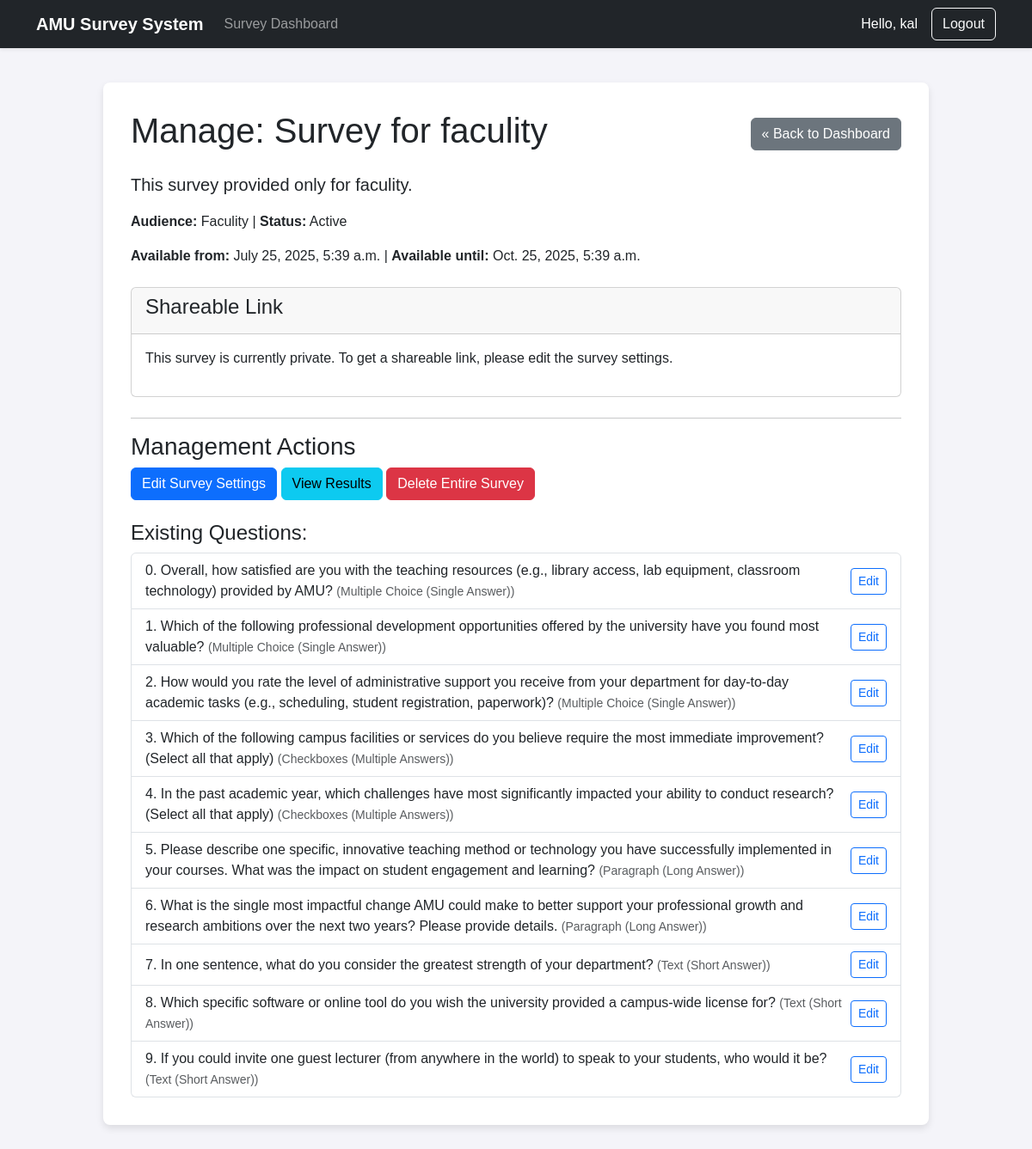
The app's page /surveys/survey/1/ (signed in) with its own data.
### users/models.py (models this page shows)
class CustomUser(AbstractUser):
    pass # You can leave it as pass or add other fields later.

### surveys/models.py (models this page shows, shortened)
class Survey(models.Model):
    start_date = models.DateTimeField(null=True, blank=True, help_text="Optional: The survey will become available on this date/time.")
    end_date = models.DateTimeField(null=True, blank=True, help_text="Optional: The survey will close on this date/time.")
    class RespondentType(models.TextChoices):
        STUDENT = 'STUDENT', 'Student'
        FACULITY = 'FACULITY', 'Faculity'
        STAFF = 'STAFF', 'Staff'
        SURVEY_CREATOR = 'SURVEY_CREATOR', 'Survey Creator'
        OTHER = 'OTHER', 'Other Community Member'
        ALL = 'ALL', 'All Respondents'
    title = models.CharField(max_length=200, help_text="The title of the survey.")
    description = models.TextField(blank=True, default='', help_text="A description or instructions for the survey.")
    creator = models.ForeignKey(settings.AUTH_USER_MODEL, on_delete=models.CASCADE, related_name="created_surveys")
    target_audience = models.CharField(max_length=20, choices=RespondentType.choices, default=RespondentType.ALL, help_text="Choose who is eligible to take this survey.")
    created_at = models.DateTimeField(default=timezone.now)
    is_active = models.BooleanField(default=True, help_text="Uncheck this to close the survey to new responses.")
    public_id = models.UUIDField(
        default=uuid.uuid4,
        editable=False,
        unique=True,
        help_text="The unique public identifier for the shareable link."
    )
    is_public = models.BooleanField(
        default=False,
        help_text="Enable this to make the survey accessible via the public shareable link."
    )
    class Meta:
        ordering = ['-created_at']

class Question(models.Model):
    class QuestionType(models.TextChoices):
        TEXT = 'TEXT', 'Text (Short Answer)'
        TEXTAREA = 'TEXTAREA', 'Paragraph (Long Answer)'
        CHOICE = 'CHOICE', 'Multiple Choice (Single Answer)'
        MULTIPLE_CHOICE = 'MULTICHOICE', 'Checkboxes (Multiple Answers)'
        RATING = 'RATING', 'Rating (1-5)'
    survey = models.ForeignKey(Survey, on_delete=models.CASCADE, related_name='questions')
    text = models.CharField(max_length=255)
    question_type = models.CharField(
        max_length=20,
        choices=QuestionType.choices,
        default=QuestionType.TEXT,
        help_text="Choose the type of answer you expect."
    )
    order = models.PositiveIntegerField(default=0, help_text="Determines the order in which questions appear.")
    class Meta:
        ordering = ['survey', 'order']

### surveys/views.py (the view)
# urls.py: path('survey/<int:pk>/', views.SurveyDetailView.as_view(), name='survey-detail'),
class SurveyDetailView(LoginRequiredMixin, UserPassesTestMixin, DetailView):
    model = Survey
    template_name = 'surveys/survey_detail.html'
    def test_func(self):
        return self.request.user == self.get_object().creator or self.request.user.is_superuser
    def get_context_data(self, **kwargs):
        context = super().get_context_data(**kwargs)
        context['is_creator'] = self.request.user == self.get_object().creator or self.request.user.is_superuser
        return context

### templates/surveys/survey_detail.html (shortened to what this page needs)
{% extends 'base.html' %}
{% block content %}
  <div class="d-flex justify-content-between align-items-center mb-3">
    <h1>Manage: {{ object.title }}</h1>
    <a href="{% url 'surveys:survey-list' %}" class="btn btn-secondary">« Back to Dashboard</a>
  </div>
  <p class="lead">{{ object.description }}</p>
  <p>
    <strong>Audience:</strong> {{ object.get_target_audience_display }} |
    <strong>Status:</strong> {% if object.is_active %}Active{% else %}Inactive{% endif %}
  </p>
  <p>
    <strong>Available from:</strong> {{ object.start_date|default:"(Not set)" }} |
    <strong>Available until:</strong> {{ object.end_date|default:"(Not set)" }}
  </p>
  <div class="card my-4">
    <div class="card-header"><h4>Shareable Link</h4></div>
    <div class="card-body">
        {% if object.is_public %}
            <p>This survey is public. You can share the link below with respondents.</p>
            <div class="input-group">
                <input type="text" class="form-control" value="{{ request.scheme }}://{{ request.get_host }}{% url 'surveys:survey-public-take' public_id=object.public_id %}" id="shareableLink" readonly>
                <button class="btn btn-outline-secondary" type="button" onclick="copyLink()">Copy Link</button>
            </div>
            <small id="copySuccess" class="text-success mt-2" style="display: none;">Link copied to clipboard!</small>
        {% else %}
            <p>This survey is currently private. To get a shareable link, please edit the survey settings.</p>
        {% endif %}
    </div>
  </div>
  <hr>
  <h3>Management Actions</h3>
  <a href="{% url 'surveys:survey-update' pk=object.pk %}" class="btn btn-primary">Edit Survey Settings</a>
  <a href="{% url 'surveys:survey-results' pk=object.pk %}" class="btn btn-info">View Results</a>
  <a href="{% url 'surveys:survey-delete' pk=object.pk %}" class="btn btn-danger">Delete Entire Survey</a>
  <h4 class="mt-4">Existing Questions:</h4>
  <div class="list-group">
    {% for question in object.questions.all %}
      <div class="list-group-item d-flex justify-content-between align-items-center">
        <span>{{ question.order }}. {{ question.text }} <small class="text-muted">({{ question.get_question_type_display }})</small></span>
        <a href="{% url 'surveys:question-edit' pk=question.pk %}" class="btn btn-sm btn-outline-primary">Edit</a>
      </div>
    {% empty %}
      <p class="mt-2">This survey has no questions yet.</p>
    {% endfor %}
  </div>
{% endblock %}

### templates/base.html (shortened to what this page needs)
{% load static %}
<!DOCTYPE html>
<html lang="en">
<head>
    <link href="https://cdn.jsdelivr.net/npm/bootstrap@5.3.3/dist/css/bootstrap.min.css" rel="stylesheet">
</head>
<body>
    <nav class="navbar navbar-expand-lg navbar-dark bg-dark shadow-sm">
        <div class="container">
            <a class="navbar-brand" href="{% url 'home' %}"><strong>AMU Survey System</strong></a>
            <div class="collapse navbar-collapse">
                <ul class="navbar-nav me-auto">
                    <li class="nav-item">
                        <a class="nav-link" href="{% url 'surveys:survey-list' %}">Survey Dashboard</a>
                    </li>
                </ul>
            </div>
            <div class="ms-auto d-flex align-items-center">
                {% if user.is_authenticated %}
                    <span class="navbar-text me-3 text-white">
                        Hello, {{ user.username }}
                    </span>
                    <form action="{% url 'logout' %}" method="post" style="display: inline;">
                        <button type="submit" class="btn btn-outline-light">Logout</button>
                    </form>
                {% else %}
                    <a href="{% url 'login' %}" class="btn btn-outline-light me-2">Login</a>
                    <a href="{% url 'register' %}" class="btn btn-light">Register</a>
                {% endif %}
            </div>
        </div>
    </nav>
    <main>
        <div class="content-box">
            {% block content %}
            {% endblock %}
        </div>
    </main>
</body>
</html>

### templates/base.html (style rules this page uses)
body { font-family: sans-serif; background-color: #f4f4f9; margin: 0; }
.content-box { background-color: white; padding: 2rem; border-radius: 0.5rem; margin: 40px auto; max-width: 960px; box-shadow: 0 4px 8px rgba(0,0,0,0.1); }

### records on screen
CustomUser: username "kal"
Survey: title "Survey for faculity", description "This survey provided only for faculity.", target_audience "Faculity", start_date "July 25, 2025, 5:39 a.m.", end_date "Oct. 25, 2025, 5:39 a.m."
Question: order "0", text "Overall, how satisfied are you with the teaching resources (e.g., library access, lab equipment, classroom technology) provided by AMU?", question_type "Multiple Choice (Single Answer)"
Question: order "1", text "Which of the following professional development opportunities offered by the university have you found most valuable?", question_type "Multiple Choice (Single Answer)"
Question: order "2", text "How would you rate the level of administrative support you receive from your department for day-to-day academic tasks (e.g., scheduling, student registration, paperwork)?", question_type "Multiple Choice (Single Answer)"
Question: order "3", text "Which of the following campus facilities or services do you believe require the most immediate improvement? (Select all that apply)", question_type "Checkboxes (Multiple Answers)"
Question: order "4", text "In the past academic year, which challenges have most significantly impacted your ability to conduct research? (Select all that apply)", question_type "Checkboxes (Multiple Answers)"
Question: order "5", text "Please describe one specific, innovative teaching method or technology you have successfully implemented in your courses. What was the impact on student engagement and learning?", question_type "Paragraph (Long Answer)"
Question: order "6", text "What is the single most impactful change AMU could make to better support your professional growth and research ambitions over the next two years? Please provide details.", question_type "Paragraph (Long Answer)"
Question: order "7", text "In one sentence, what do you consider the greatest strength of your department?", question_type "Text (Short Answer)"
Question: order "8", text "Which specific software or online tool do you wish the university provided a campus-wide license for?", question_type "Text (Short Answer)"
Question: order "9", text "If you could invite one guest lecturer (from anywhere in the world) to speak to your students, who would it be?", question_type "Text (Short Answer)"
